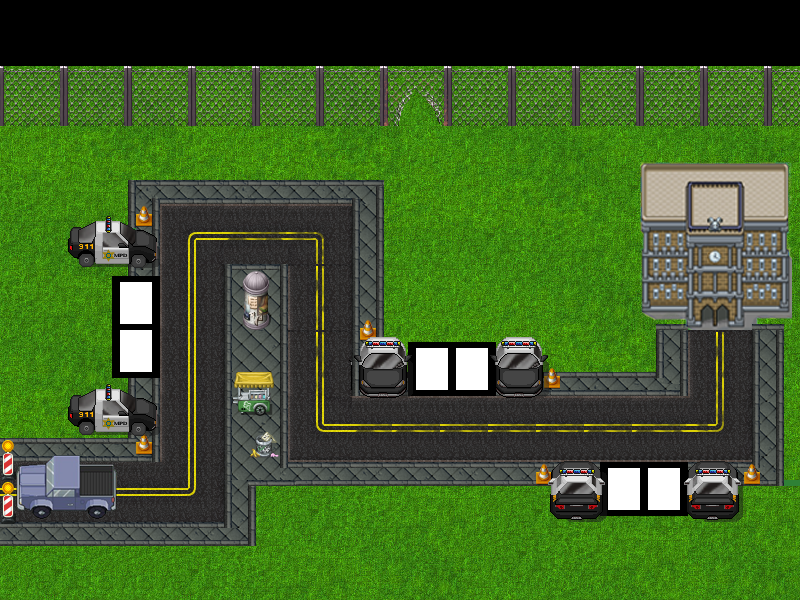

A level layout from a 2D game, rendered from its tile map. Below: a short description, then the map file with tile-grid data replaced by summaries:
An orthogonal 100x100 tile map with 8x6 px tiles, 3 tile layers (terreno, Capa de patrones 1, Capa superior), 12 tilesets and 122 objects (114x camino, 6x plaza, spawn, banco).

<map version="1.0" orientation="orthogonal" renderorder="right-down" width="100" height="100" tilewidth="8" tileheight="6" nextobjectid="317">
 <tileset firstgid="1" name="carreteras" tilewidth="8" tileheight="6" tilecount="3072" columns="48">
  <image source="carreteras.png" width="384" height="384" />
 </tileset>
 <tileset firstgid="3073" name="carreteras2" tilewidth="8" tileheight="6" tilecount="3072" columns="48">
  <image source="carreteras2.png" width="384" height="384" />
 </tileset>
 <tileset firstgid="6145" name="cocheSpawn" tilewidth="8" tileheight="6" tilecount="357" columns="21">
  <image source="cocheSpawn.png" width="171" height="107" />
 </tileset>
 <tileset firstgid="6754" name="banco" tilewidth="8" tileheight="6" tilecount="2100" columns="50">
  <image source="rustboro_metropolis_by_princelegendario-d2kkuab.png" width="400" height="256" />
 </tileset>
 <tileset firstgid="8854" name="blanco" tilewidth="8" tileheight="6" tilecount="15750" columns="150">
  <image source="white.jpg" width="1200" height="630" />
  <tile id="1828">
   <properties>
    <property name="hola" value="adios" />
   </properties>
  </tile>
  <tile id="1829">
   <properties>
    <property name="hola" value="adios" />
   </properties>
  </tile>
  <tile id="1830">
   <properties>
    <property name="hola" value="adios" />
   </properties>
  </tile>
  <tile id="1831">
   <properties>
    <property name="hola" value="adios" />
   </properties>
  </tile>
  <tile id="1978">
   <properties>
    <property name="hola" value="adios" />
   </properties>
  </tile>
  <tile id="1979">
   <properties>
    <property name="hola" value="adios" />
   </properties>
  </tile>
  <tile id="1980">
   <properties>
    <property name="hola" value="adios" />
   </properties>
  </tile>
  <tile id="1981">
   <properties>
    <property name="hola" value="adios" />
   </properties>
  </tile>
  <tile id="2128">
   <properties>
    <property name="hola" value="adios" />
   </properties>
  </tile>
  <tile id="2129">
   <properties>
    <property name="hola" value="adios" />
   </properties>
  </tile>
  <tile id="2130">
   <properties>
    <property name="hola" value="adios" />
   </properties>
  </tile>
  <tile id="2131">
   <properties>
    <property name="hola" value="adios" />
   </properties>
  </tile>
  <tile id="2278">
   <properties>
    <property name="hola" value="adios" />
   </properties>
  </tile>
  <tile id="2279">
   <properties>
    <property name="hola" value="adios" />
   </properties>
  </tile>
  <tile id="2280">
   <properties>
    <property name="hola" value="adios" />
   </properties>
  </tile>
  <tile id="2281">
   <properties>
    <property name="hola" value="adios" />
   </properties>
  </tile>
  <tile id="2428">
   <properties>
    <property name="hola" value="adios" />
   </properties>
  </tile>
  <tile id="2429">
   <properties>
    <property name="hola" value="adios" />
   </properties>
  </tile>
  <tile id="2430">
   <properties>
    <property name="hola" value="adios" />
   </properties>
  </tile>
  <tile id="2431">
   <properties>
    <property name="hola" value="adios" />
   </properties>
  </tile>
  <tile id="2578">
   <properties>
    <property name="hola" value="adios" />
   </properties>
  </tile>
  <tile id="2579">
   <properties>
    <property name="hola" value="adios" />
   </properties>
  </tile>
  <tile id="2580">
   <properties>
    <property name="hola" value="adios" />
   </properties>
  </tile>
  <tile id="2581">
   <properties>
    <property name="hola" value="adios" />
   </properties>
  </tile>
  <tile id="2728">
   <properties>
    <property name="hola" value="adios" />
   </properties>
  </tile>
  <tile id="2729">
   <properties>
    <property name="hola" value="adios" />
   </properties>
  </tile>
  <tile id="2730">
   <properties>
    <property name="hola" value="adios" />
   </properties>
  </tile>
  <tile id="2731">
   <properties>
    <property name="hola" value="adios" />
   </properties>
  </tile>
 </tileset>
 <tileset firstgid="24604" name="negro" tilewidth="8" tileheight="6" tilecount="55500" columns="250">
  <image source="black.png" width="2000" height="1333" />
 </tileset>
 <tileset firstgid="80104" name="cochePoli" tilewidth="8" tileheight="6" tilecount="3072" columns="48">
  <image source="autodepolicia.png" width="384" height="384" />
 </tileset>
 <tileset firstgid="83176" name="terrain" tilewidth="8" tileheight="6" tilecount="9856" columns="64">
  <image source="terrain.png" width="512" height="928" />
 </tileset>
 <tileset firstgid="93032" name="acera" tilewidth="8" tileheight="6" tilecount="16384" columns="128">
  <image source="acera.png" width="1024" height="768" />
 </tileset>
 <tileset firstgid="109416" name="urbanAtrezzo" tilewidth="8" tileheight="6" tilecount="5440" columns="64">
  <image source="urban_streets_c_by_schwarzenacht-d8cmhcy.png" width="512" height="512" />
 </tileset>
 <tileset firstgid="114856" name="grass" tilewidth="8" tileheight="6" tilecount="7500" columns="75">
  <image source="121_tile_ZooBoing-com_Grass.jpg86af7810-d636-43d5-8737-e7527e8ba21cLarge.jpg" width="600" height="600" />
 </tileset>
 <tileset firstgid="122356" name="whiteObject" tilewidth="32" tileheight="42" tilecount="555" columns="37">
  <image source="white.jpg" width="1200" height="630" />
 </tileset>
 <layer name="terreno" width="100" height="100">
  <data>[10000 cells, 8893 non-empty, 962 distinct tile ids]</data>
 </layer>
 <layer name="Capa de patrones 1" width="100" height="100">
  <data>[10000 cells, 4690 non-empty, 1963 distinct tile ids]</data>
 </layer>
 <layer name="Capa superior" width="100" height="100">
  <data>[10000 cells, 1956 non-empty, 909 distinct tile ids]</data>
 </layer>
 <objectgroup name="objetos" offsetx="0.5" offsety="1.5">
  <object id="12" name="spawn" x="80" y="464" width="34" height="32" />
  <object id="46" name="banco" type="banco" x="686.651" y="324.318" width="64.6667" height="4.36364">
   <properties>
    <property name="dinero" type="int" value="0" />
   </properties>
  </object>
  <object id="51" name="camino1" type="camino" x="119.25" y="484.833" width="8.66667" height="10.6667">
   <properties>
    <property name="transitable" type="bool" value="true" />
   </properties>
  </object>
  <object id="52" name="camino2" type="camino" x="128.667" y="484.667" width="8.66667" height="10.6667">
   <properties>
    <property name="transitable" type="bool" value="true" />
   </properties>
  </object>
  <object id="53" name="camino3" type="camino" x="138.167" y="484.667" width="8.66667" height="10.6667">
   <properties>
    <property name="transitable" type="bool" value="true" />
   </properties>
  </object>
  <object id="54" name="camino4" type="camino" x="147.667" y="484.667" width="8.66667" height="10.6667">
   <properties>
    <property name="transitable" type="bool" value="true" />
   </properties>
  </object>
  <object id="55" name="camino5" type="camino" x="157.167" y="484.667" width="8.66667" height="10.6667">
   <properties>
    <property name="transitable" type="bool" value="true" />
   </properties>
  </object>
  <object id="56" name="camino6" type="camino" x="166.667" y="484.667" width="8.66667" height="10.6667">
   <properties>
    <property name="transitable" type="bool" value="true" />
   </properties>
  </object>
  <object id="57" name="camino7" type="camino" x="175.917" y="484.667" width="8.66667" height="10.6667">
   <properties>
    <property name="transitable" type="bool" value="true" />
   </properties>
  </object>
  </objectgroup>
</map>
<!-- 113 of 122 objects omitted -->
